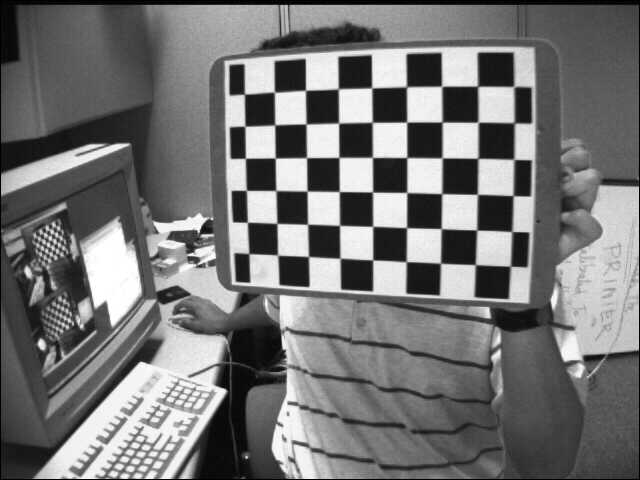
#> input picture data/left01.jpg, 640 x 480 px; its folder holds only this picture in this run
$ python intrinsic_calibration_homo.py   (older library calls are emulated)
#> lines starting #> are read from the running program, lines starting #| are printed output that depends on the picture; after the words box and inside, x2 and y2 are one past the last pixel; in counts of white or black regions, pixels touching at a corner belong together
from __future__ import print_function, division
import os
import glob
import sys, argparse
import pprint
import numpy as np
import cv2
from scipy import optimize as opt


np.set_printoptions(suppress=True)
puts = pprint.pprint

DATA_DIR = "/home/manoj/data/"
DEBUG_DIR = "/home/manoj/data/debug/"
PATTERN_SIZE = (9, 6)
SQUARE_SIZE = 1.0

def show_image(string, image):
    cv2.imshow(string, image)
    cv2.waitKey()

def get_camera_images():
    images = [each for each in glob.glob(DATA_DIR + "*.jpg")]
    images = sorted(images)
    for each in images:
        yield (each, cv2.imread(each, 0))


def getChessboardCorners(images = None, visualize=False):
    objp = np.zeros((PATTERN_SIZE[1]*PATTERN_SIZE[0], 3), dtype=np.float64)
    # objp[:,:2] = np.mgrid[0:PATTERN_SIZE[1], 0:PATTERN_SIZE[0]].T.reshape(-1, 2)
    objp[:, :2] = np.indices(PATTERN_SIZE).T.reshape(-1, 2)
    objp *= SQUARE_SIZE

    chessboard_corners = []
    image_points = []
    object_points = []
    correspondences = []
    ctr=0
    for (path, each) in get_camera_images(): #images:
        print("Processing Image : ", path)
        ret, corners = cv2.findChessboardCorners(each, patternSize=PATTERN_SIZE)
        if ret:
            print ("Chessboard Detected ")
            corners = corners.reshape(-1, 2)
            # corners = corners.astype(np.int)
            # corners = corners.astype(np.float64)
            if corners.shape[0] == objp.shape[0] :
                # print(objp[:,:-1].shape)
                image_points.append(corners)
                object_points.append(objp[:,:-1]) #append only World_X, World_Y. Because World_Z is ZERO. Just a simple modification for get_normalization_matrix
                assert corners.shape == objp[:, :-1].shape, "mismatch shape corners and objp[:,:-1]"
                correspondences.append([corners.astype(np.int), objp[:, :-1].astype(np.int)])
            if visualize:
                # Draw and display the corners
                ec = cv2.cvtColor(each, cv2.COLOR_GRAY2BGR)
                cv2.drawChessboardCorners(ec, PATTERN_SIZE, corners, ret)
                cv2.imwrite(DEBUG_DIR + str(ctr)+".png", ec)
                # show_image("mgri", ec)
                #
        else:
            print ("Error in detection points", ctr)

        ctr+=1

    # sys.exit(1)
    return correspondences

def normalize_points(chessboard_correspondences):
    views = len(chessboard_correspondences)

    def get_normalization_matrix(pts, name="A"):
        pts = pts.astype(np.float64)
        x_mean, y_mean = np.mean(pts, axis=0)
        var_x, var_y = np.var(pts, axis=0)

        s_x , s_y = np.sqrt(2/var_x), np.sqrt(2/var_y)

        print("Matrix: {4} : meanx {0}, meany {1}, varx {2}, vary {3}, sx {5}, sy {6} ".format(x_mean, y_mean, var_x, var_y, name, s_x, s_y))

        n = np.array([[s_x, 0, -s_x*x_mean], [0, s_y, -s_y*y_mean], [0, 0, 1]])
        # print(n)

        n_inv = np.array([ [1./s_x ,  0 , x_mean], [0, 1./s_y, y_mean] , [0, 0, 1] ])
        return n.astype(np.float64), n_inv.astype(np.float64)


    ret_correspondences = []
    for i in xrange(views):
        imp, objp = chessboard_correspondences[i]
        N_x, N_x_inv = get_normalization_matrix(objp, "A")
        N_u, N_u_inv = get_normalization_matrix(imp, "B")
        # [5 lines of commented-out code are left out]
        hom_imp = np.array([ [[each[0]], [each[1]], [1.0]] for each in imp])
        hom_objp = np.array([ [[each[0]], [each[1]], [1.0]] for each in objp])


        normalized_hom_imp = hom_imp
        normalized_hom_objp = hom_objp

        for i in range(normalized_hom_objp.shape[0]):
            # 54 points. iterate one by onea
            # all points are homogeneous
            n_o = np.matmul(N_x,normalized_hom_objp[i])
            normalized_hom_objp[i] = n_o/n_o[-1]

            n_u = np.matmul(N_u,normalized_hom_imp[i])
            normalized_hom_imp[i] = n_u/n_u[-1]

        normalized_objp = normalized_hom_objp.reshape(normalized_hom_objp.shape[0], normalized_hom_objp.shape[1])
        normalized_imp = normalized_hom_imp.reshape(normalized_hom_imp.shape[0], normalized_hom_imp.shape[1])

        normalized_objp = normalized_objp[:,:-1]
        normalized_imp = normalized_imp[:,:-1]

        print(normalized_imp)

        ret_correspondences.append((imp, objp, normalized_imp, normalized_objp, N_u, N_x, N_u_inv, N_x_inv))

    return ret_correspondences

def compute_view_based_homography(correspondence, reproj = False):
    """
    correspondence = (imp, objp, normalized_imp, normalized_objp, N_u, N_x, N_u_inv, N_x_inv)
    """
    image_points = correspondence[0]
    object_points = correspondence[1]
    normalized_image_points = correspondence[2]
    normalized_object_points = correspondence[3]
    N_u = correspondence[4]
    N_x = correspondence[5]
    N_u_inv = correspondence[6]
    N_x_inv = correspondence[7]


    N = len(image_points)
    print("Number of points in current view : ", N)

    M = np.zeros((2*N, 9), dtype=np.float64)
    print("Shape of Matrix M : ", M.shape)

    print("N_model\n", N_x)
    print("N_observed\n", N_u)

    # create row wise allotment for each 0-2i rows
    # that means 2 rows..
    for i in xrange(N):
        X, Y = normalized_object_points[i] #A
        u, v = normalized_image_points[i] #B

        row_1 = np.array([ -X, -Y, -1, 0, 0, 0, X*u, Y*u, u])
        row_2 = np.array([ 0, 0, 0, -X, -Y, -1, X*v, Y*v, v])
        M[2*i] = row_1
        M[(2*i) + 1] = row_2

        print ("p_model {0} \t p_obs {1}".format((X, Y), (u, v)))


    u, s, vh = np.linalg.svd(M)
    print("Computing SVD of M")
    print("U : Shape {0} : {1}".format(u.shape, u))
    print("S : Shape {0} : {1}".format(s.shape, s))
    print("V_t : Shape {0} : {1}".format(vh.shape, vh))

    h_norm = vh[np.argmin(s)]
    h_norm = h_norm.reshape(3, 3)
    # print("Normalized Homography Matrix : \n" , h_norm)
    print(N_u_inv)
    print(N_x)
    # h = h_norm
    h = np.matmul(np.matmul(N_u_inv,h_norm), N_x)

    h = h[:,:]/h[2, 2]


    print("Homography for View : \n", h )

    if reproj:
        reproj_error = 0
        for i in range(len(image_points)):
            t1 = np.array([[object_points[i][0]], [object_points[i][1]], [1.0]])
            t = np.matmul(h, t1).reshape(1, 3)
            t = t/t[0][-1]
            formatstring = "Imp {0} | ObjP {1} | Tx {2}".format(image_points[i], object_points[i], t)
            print(formatstring)
            reproj_error += np.sum(np.abs(image_points[i] - t[0][:-1]))
        reproj_error = np.sqrt(reproj_error/N)/100.0
        print("Reprojection error : ", reproj_error)

    return h


def minimizer_func(initial_guess, X, Y, h, N):
    # X : normalized object points flattened
    # Y : normalized image points flattened
    # h : homography flattened
    # N : number of points
    #
    x_j = X.reshape(N, 2)
    # Y = Y.reshape(N, 2)
    # h = h.reshape(3, 3)
    projected = [0 for i in xrange(2*N)]
    for j in range(N):
        x, y = x_j[j]
        w = h[6]*x + h[7]*y + h[8]
        projected[2*j] = (h[0] * x + h[1] * y + h[2]) / w
        projected[2*j + 1] = (h[3] * x + h[4] * y + h[5]) / w

    # return projected
    return (np.abs(projected - Y))**2


def jac_function(initial_guess, X, Y, h, N):
    x_j = X.reshape(N, 2)
    jacobian = np.zeros( (2*N, 9) , np.float64)
    for j in range(N):
        x, y = x_j[j]
        sx = np.float64(h[0]*x + h[1]*y + h[2])
        sy = np.float64(h[3]*x + h[4]*y + h[5])
        w = np.float64(h[6]*x + h[7]*y + h[8])
        jacobian[2*j] = np.array([x/w, y/w, 1/w, 0, 0, 0, -sx*x/w**2, -sx*y/w**2, -sx/w**2])
        jacobian[2*j + 1] = np.array([0, 0, 0, x/w, y/w, 1/w, -sy*x/w**2, -sy*y/w**2, -sy/w**2])

    return jacobian


def refine_homographies(H, correspondences, skip=False):
    if skip:
        return H

    image_points = correspondence[0]
    object_points = correspondence[1]
    normalized_image_points = correspondence[2]
    normalized_object_points = correspondence[3]
    N_u = correspondence[4]
    N_x = correspondence[5]
    N_u_inv = correspondence[6]
    N_x_inv = correspondence[7]

    N = normalized_object_points.shape[0]
    X = object_points.flatten()
    Y = image_points.flatten()
    h = H.flatten()
    h_prime = opt.least_squares(fun=minimizer_func, x0=h, jac=jac_function, method="lm" , args=[X, Y, h, N], verbose=0)


    if h_prime.success:
        H =  h_prime.x.reshape(3, 3)
    H = H/H[2, 2]
    return H


def get_intrinsic_parameters(H_r):
    M = len(H_r)
    V = np.zeros((2*M, 6), np.float64)

    def v_pq(p, q, H):
        v = np.array([
                H[0, p]*H[0, q],
                H[0, p]*H[1, q] + H[1, p]*H[0, q],
                H[1, p]*H[1, q],
                H[2, p]*H[0, q] + H[0, p]*H[2, q],
                H[2, p]*H[1, q] + H[1, p]*H[2, q],
                H[2, p]*H[2, q]
            ])
        return v

    for i in range(M):
        H = H_r[i]
        V[2*i] = v_pq(p=0, q=1, H=H)
        V[2*i + 1] = np.subtract(v_pq(p=0, q=0, H=H), v_pq(p=1, q=1, H=H))

    # solve V.b = 0
    u, s, vh = np.linalg.svd(V)
    print(u, "\n", s, "\n", vh)
    b = vh[np.argmin(s)]
    print("V.b = 0 Solution : ", b.shape)

    # according to zhangs method
    vc = (b[1]*b[3] - b[0]*b[4])/(b[0]*b[2] - b[1]**2)
    l = b[5] - (b[3]**2 + vc*(b[1]*b[2] - b[0]*b[4]))/b[0]
    alpha = np.sqrt((l/b[0]))
    beta = np.sqrt(((l*b[0])/(b[0]*b[2] - b[1]**2)))
    gamma = -1*((b[1])*(alpha**2) *(beta/l))
    uc = (gamma*vc/beta) - (b[3]*(alpha**2)/l)

    print([vc,
            l,
            alpha,
            beta,
            gamma,
        uc])

    A = np.array([
            [alpha, gamma, uc],
            [0, beta, vc],
            [0, 0, 1.0],
        ])
    print("Intrinsic Camera Matrix is :")
    print(A)
    return A


if __name__=="__main__":
    images = get_camera_images()

    chessboard_correspondences = getChessboardCorners(images=None, visualize = True)
#> in getChessboardCorners, `ret, corners = cv2.findChessboardCorners(each, patternSize=PATTERN_SIZE)`: ret = True; corners = 54 rows, first 8: [244.5, 94.33], [274.6, 92.24], [305.5, 90.4], [338.4, 88.84], [371.6, 87.98], [406.8, 86.92], [441.6, 86.37], [477.6, 86.38]
#> in getChessboardCorners, each is the input picture: shape (480, 640); min 0, max 255, mean 116.6
#> in getChessboardCorners, `corners = corners.reshape(-1, 2)`: corners = 54 pairs, first value 244.5 to 514, second value 86.37 to 266.2
#> in getChessboardCorners, `cv2.drawChessboardCorners(ec, PATTERN_SIZE, corners, ret)`:
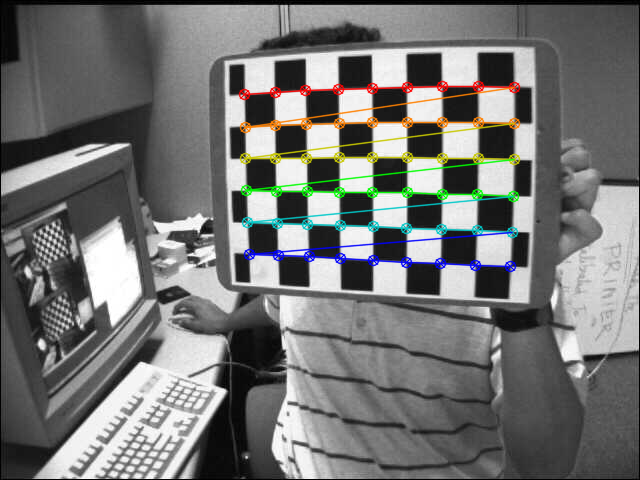
#> ec: shape (480, 640, 3); 4.21% of pixels changed, all inside (x1, y1, x2, y2) = (238, 80, 521, 273)
#> chessboard_correspondences = 1 item


    chessboard_correspondences_normalized = normalize_points(chessboard_correspondences)
#> in normalize_points, `views = len(chessboard_correspondences)`: views = 1
#> the loop in normalize_points, `for i in xrange(views):` made 1 pass
#> (N_x, N_x_inv) on pass 1: ([[0.548, 0, -2.19], [0, 0.828, -2.07], [0, 0, 1]], [[1.83, 0, 4], [0, 1.21, 2.5], [0, 0, 1]])
#> (printed output is left out)
#> after the loop in normalize_points, `for i in xrange(views):`: ret_correspondences = 1 item
#> chessboard_correspondences_normalized = 1 item

    print("M = ", len(chessboard_correspondences_normalized), " view images")
#| M =  1  view images
    print("N = ", len(chessboard_correspondences_normalized[0][0]),  " points per image")
#| N =  54  points per image

    H = []
    for correspondence in chessboard_correspondences_normalized:
        H.append(compute_view_based_homography(correspondence, reproj=0))
#> this loop made 1 pass
#> (N_u in compute_view_based_homography, N_x in compute_view_based_homography, N_u_inv in compute_view_based_homography, N_x_inv in compute_view_based_homography, N in compute_view_based_homography) on pass 1: ([[0.0164, 0, -6.13], [0, 0.0241, -4.21], [0, 0, 1]], [[0.548, 0, -2.19], [0, 0.828, -2.07], [0, 0, 1]], [[61.11, 0, 374.9], [0, 41.43, 174.4], [0, 0, 1]], [[1.83, 0, 4], [0, 1.21, 2.5], [0, 0, 1]], 54)
#> (printed output is left out)
#> pass 1, in compute_view_based_homography, `u, s, vh = np.linalg.svd(M)`:
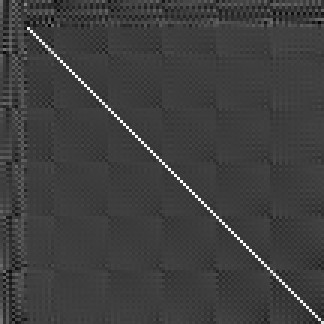
#> u: shape (108, 108) float64 (shown 3 times larger); min -0.315, max 0.975, mean 0.00128; drawn with min black and max white
#> after the loop, H = [[[26.83, 1.95, 243.5], [-2.09, 33.59, 91.73], [-0.0138, 0.00481, 1]]]

    H_r = []
    for i in range(len(H)):
        h_opt = refine_homographies(H[i], chessboard_correspondences_normalized[i], skip=False)
        H_r.append(h_opt)
#> after the loop, H_r has the same summary as H

    A = get_intrinsic_parameters(H_r)
#> in get_intrinsic_parameters, `M = len(H_r)`: M = 1
#> the loop in get_intrinsic_parameters, `for i in range(M):` made 1 pass
#> after the loop in get_intrinsic_parameters, `for i in range(M):`: V = [[52.31, 897.1, -70.11, 0.102, -0.472, -6.62e-05], [715.9, -243, -1124, -0.757, -0.266, 0.000166]]
#> in get_intrinsic_parameters, `u, s, vh = np.linalg.svd(V)`: u = [[-0.098, 0.995], [0.995, 0.098]]; s = [1358.3, 895.8]; vh = [[0.521, -0.243, -0.818, -0.000562, -0.000161, 1.27e-07], [0.136, 0.97, -0.201, 3.07e-05, -0.000554, -5.53e-08], [0.843, -0.00707, 0.538, -0.000214, -0.000405, 1.85e-08], [0.000469, -0.000168, -0.000339, 1, -2.23e-07, 2.61e-11], [0.0005, 0.000495, -2.46e-05, 6.29e-08, 1, -3.71e-11], [-7.4e-08, 8.45e-08, 8.24e-08, 5.07e-11, 3.43e-11, 1]]
#> in get_intrinsic_parameters, `b = vh[np.argmin(s)]`: b = [0.136, 0.97, -0.201, 3.07e-05, -0.000554, -5.53e-08]
#> in get_intrinsic_parameters, `vc = (b[1]*b[3] - b[0]*b[4])/(b[0]*b[2] - b[1]**2)`: vc = -0.000109
#> in get_intrinsic_parameters, `l = b[5] - (b[3]**2 + vc*(b[1]*b[2] - b[0]*b[4]))/b[0]`: l = -0.000155
#> in get_intrinsic_parameters, `alpha = np.sqrt((l/b[0]))`: alpha = nan
#> in get_intrinsic_parameters, `beta = np.sqrt(((l*b[0])/(b[0]*b[2] - b[1]**2)))`: beta = 0.00468
#> in get_intrinsic_parameters, `gamma = -1*((b[1])*(alpha**2) *(beta/l))`: gamma = nan
#> in get_intrinsic_parameters, `A = np.array([ [alpha, gamma, uc], [0, beta, vc], [0, 0, 1.0], ])`: A = [[nan, nan, nan], [0, 0.00468, -0.000109], [0, 0, 1]]
    print("Intrinsic matrix: ", A)

$ run again, on data/left02.jpg
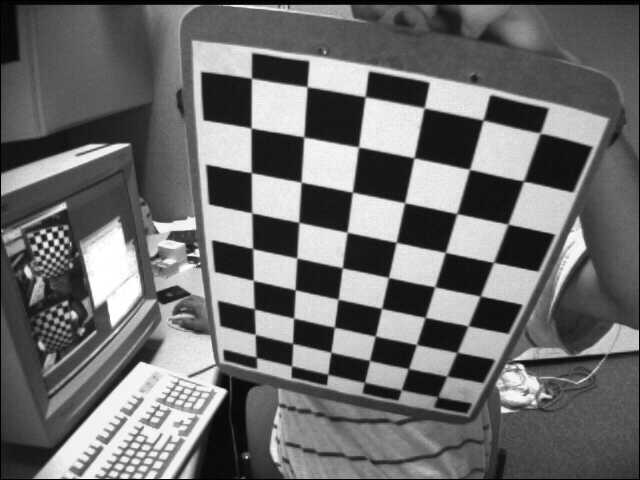
#> input picture data/left02.jpg, 640 x 480 px
#> in getChessboardCorners, `ret, corners = cv2.findChessboardCorners(each, patternSize=PATTERN_SIZE)`: ret = True; corners = 54 rows, first 8: [256.6, 357.4], [255.3, 334.5], [254.8, 309], [253.3, 280.1], [252.5, 248], [251.8, 212.8], [251.2, 172.5], [251.4, 128.3]
#> in getChessboardCorners, each is the input picture: shape (480, 640); min 0, max 255, mean 109
#> in getChessboardCorners, `corners = corners.reshape(-1, 2)`: corners = 54 pairs, first value 251.2 to 540.2, second value 78.36 to 396.5
#> in getChessboardCorners, `cv2.drawChessboardCorners(ec, PATTERN_SIZE, corners, ret)`:
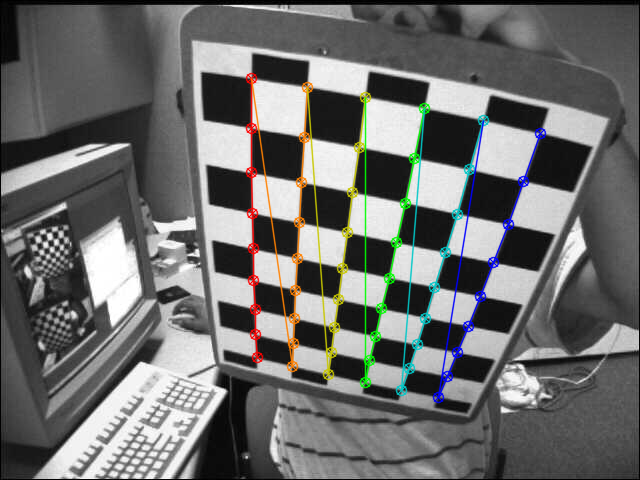
#> ec: shape (480, 640, 3); 4.39% of pixels changed, all inside (x1, y1, x2, y2) = (245, 72, 547, 404)
#> chessboard_correspondences = 1 item
#> views = 1
#> the loop in normalize_points, `for i in xrange(views):` made 1 pass
#> (N_x, N_x_inv) on pass 1: ([[0.548, 0, -2.19], [0, 0.828, -2.07], [0, 0, 1]], [[1.83, 0, 4], [0, 1.21, 2.5], [0, 0, 1]])
#> (printed output is left out)
#> after the loop in normalize_points, `for i in xrange(views):`: ret_correspondences = 1 item
#| M =  1  view images
#| N =  54  points per image
#> the loop `for correspondence in chessboard_correspondences_normalized:` made 1 pass
#> (N_u in compute_view_based_homography, N_x in compute_view_based_homography, N_u_inv in compute_view_based_homography, N_x_inv in compute_view_based_homography, N in compute_view_based_homography) on pass 1: ([[0.0173, 0, -6.37], [0, 0.0158, -4.08], [0, 0, 1]], [[0.548, 0, -2.19], [0, 0.828, -2.07], [0, 0, 1]], [[57.65, 0, 367.5], [0, 63.48, 258.8], [0, 0, 1]], [[1.83, 0, 4], [0, 1.21, 2.5], [0, 0, 1]], 54)
#> (printed output is left out)
#> pass 1, in compute_view_based_homography, `u, s, vh = np.linalg.svd(M)`:
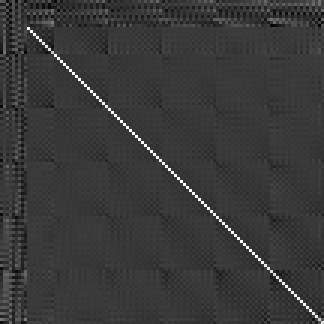
#> u: shape (108, 108) float64 (shown 3 times larger); min -0.283, max 0.974, mean 0.000105; drawn with min black and max white
#> after the loop `for correspondence in chessboard_correspondences_normalized:`: H = [[[-12.18, 35.41, 254.6], [-38.86, 6.73, 357.9], [-0.0462, -0.0031, 1]]]
#> the loop `for i in range(len(H)):` made 1 pass
#> after the loop `for i in range(len(H)):`: H_r has the same summary as H
#> M = 1
#> the loop in get_intrinsic_parameters, `for i in range(M):` made 1 pass
#> after the loop in get_intrinsic_parameters, `for i in range(M):`: V = [[-431.2, -1458, -261.6, -1.6, -0.191, 0.000143], [-1105.5, 469.7, 1464.9, 1.34, 3.63, 0.00213]]
#> in get_intrinsic_parameters, `u, s, vh = np.linalg.svd(V)`: u = [[-0.378, 0.926], [0.926, 0.378]]; s = [1957, 1462.5]; vh = [[-0.44, 0.504, 0.744, 0.000945, 0.00176, 9.78e-07], [-0.558, -0.802, 0.213, -0.000665, 0.000818, 6.4e-07], [0.703, -0.322, 0.634, 1.66e-06, -0.00102, -6.61e-07], [4.31e-05, -0.00101, -0.000562, 1, -1.34e-06, -7.58e-10], [0.00195, -0.000558, -0.000832, 2.3e-07, 1, -1.59e-09], [1.25e-06, -1.93e-07, -4.44e-07, 2.6e-10, -1.33e-09, 1]]
#> b = [-0.558, -0.802, 0.213, -0.000665, 0.000818, 6.4e-07]
#> vc = -0.0013
#> l = 0.000397
#> alpha = nan
#> beta = 0.0171
#> gamma = nan
#> in get_intrinsic_parameters, `A = np.array([ [alpha, gamma, uc], [0, beta, vc], [0, 0, 1.0], ])`: A = [[nan, nan, nan], [0, 0.0171, -0.0013], [0, 0, 1]]
